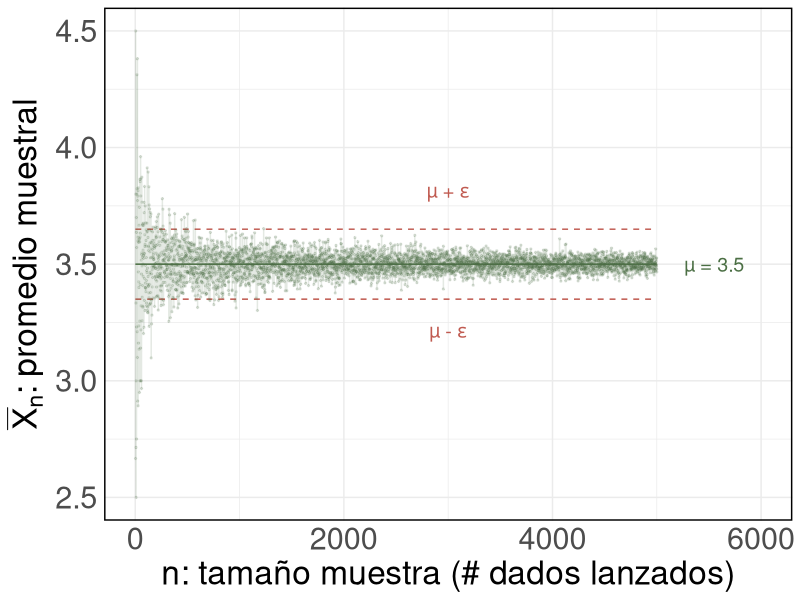
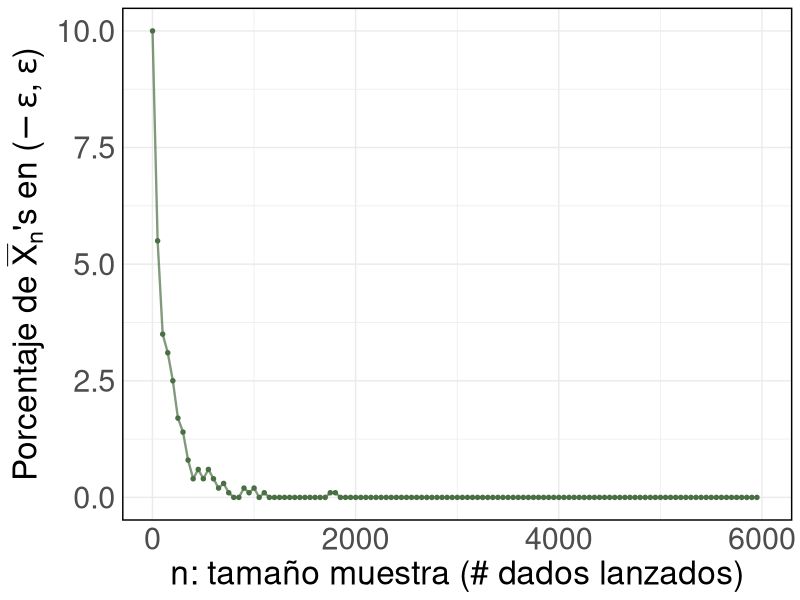
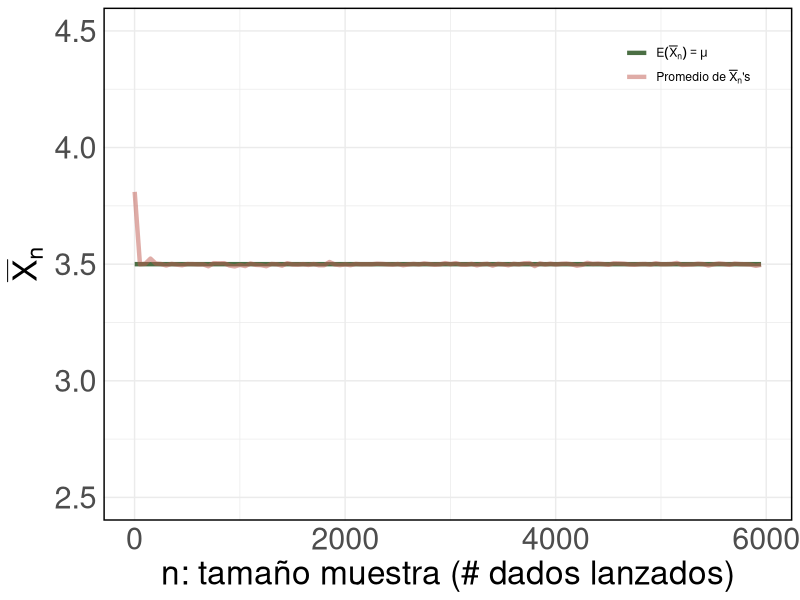
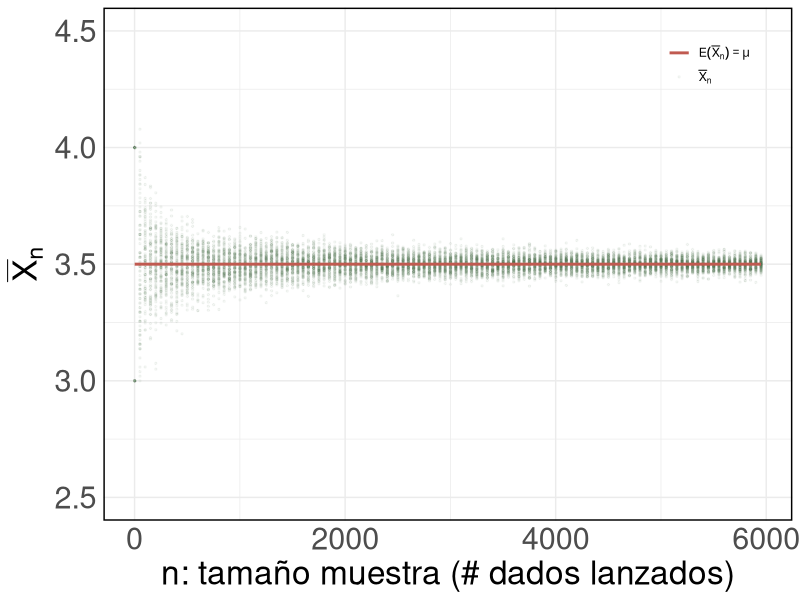
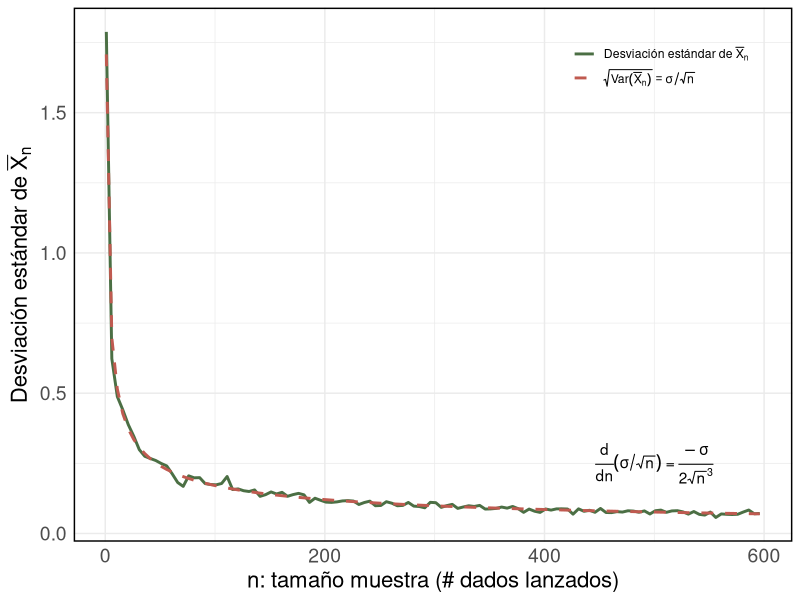
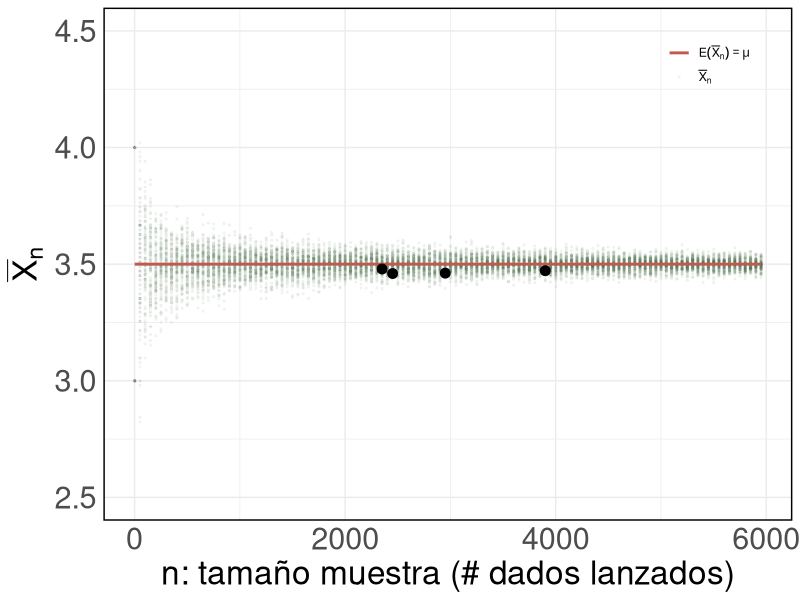

Reproduce these figures in R, in order.
## ---- chunk 1
# Load ggplot2 package for visualization
library(ggplot2)

# Initialize a vector to store the sample means
sample_means <- c()

# Initialize an empty dataframe for the plot
plot_data <- data.frame(x = integer(0), y = double(0))

# epsilon value for the lines
epsilon <- 0.15

# Plot configuration with ggplot2
p <- ggplot() +
  geom_line(data = plot_data, aes(x = x, y = y), color = "#4B6F44") +
  xlab("n: tamaño muestra (# dados lanzados)") +
  ylab(expression(paste(bar(X)[n], ": promedio muestral"))) + # Updated y-axis label
  ylim(2.5, 4.5) + 
  xlim(1, 6000) + 
  geom_segment(aes(x = 1, y = 3.5, xend = 5000, yend = 3.5), color = "#4B6F44") + 
  geom_segment(aes(x = 1, y = 3.5 + epsilon, xend = 5000, yend = 3.5 + epsilon), color = "#C05A50", linetype = "dashed") +
  geom_segment(aes(x = 1, y = 3.5 - epsilon, xend = 5000, yend = 3.5 - epsilon), color = "#C05A50", linetype = "dashed") +
  annotate("text", x = 5550, y = 3.5, label = "µ = 3.5", size = 5, color = "#4B6F44") +  # Added text for µ
  annotate("text", x = 3000, y = 3.5 + epsilon + 0.15, label = expression(paste("µ + ", epsilon)), size = 5, color = "#C05A50") +  # Added text for upper epsilon line
  annotate("text", x = 3000, y = 3.5 - epsilon - 0.15, label = expression(paste("µ - ", epsilon)), size = 5, color = "#C05A50") +  # Added text for lower epsilon line
  theme_minimal() +
  theme(
    axis.text.y = element_text(size = 22),
    axis.text.x = element_text(size = 22),
    axis.title.y = element_text(size = 24),
    axis.title.x = element_text(size = 24),
    panel.border = element_rect(color = "black", fill = NA, linewidth = 1)
  )

# Loop to simulate the Law of Large Numbers with dice rolling
for (n in 1:5000) {
  # Roll a die n times
  sample <- sample(1:6, size = n, replace = TRUE)
  
  # Calculate the sample mean
  sample_mean <- mean(sample)
  
  # Add the sample mean to the vector of sample means
  sample_means <- c(sample_means, sample_mean)
  
  # Add data to the dataframe for the plot
  plot_data <- rbind(plot_data, data.frame(x = n, y = sample_mean))
  
  # Update the plot
  if (n %% 5000 == 0) {
    print(p + geom_point(data = plot_data, aes(x = x, y = y), size = 0.5, color = "#4B6F44", alpha=0.15) +
            geom_line(data = plot_data, aes(x = x, y = y), size = 0.5, color = "#4B6F44", alpha=0.15)
    )
  }
  
  # Pause for 0.01 seconds between each iteration
  Sys.sleep(0.001)
}

## ---- chunk 2
# Load ggplot2 package for visualization
library(ggplot2)

# Initialize a dataframe for the plot
plot_data <- data.frame(sample_size = integer(0), mean_outside_epsilon = double(0))

# ε (epsilon) value for the range
epsilon <- 0.15

# True mean of rolling a 6-sided die
true_mean <- 3.5

# Sample sizes to consider (skipping 0 as it's not a meaningful sample size for this context)
sample_sizes <- seq(1, 6000, by = 50)

# Loop through different sample sizes
for (sample_size in sample_sizes) {
  
  # Counter for means outside the ε range
  count_outside_epsilon <- 0
  
  # Draw 1000 samples for each sample size
  for (i in 1:100) {
    
    # Roll a die "sample_size" times
    sample <- sample(1:6, size = sample_size, replace = TRUE)
    
    # Calculate the sample mean
    sample_mean <- mean(sample)
    
    # Check if the sample mean is outside the ε range
    if (abs(sample_mean - true_mean) > epsilon) {
      count_outside_epsilon <- count_outside_epsilon + 1
    }
  }
  
  # Calculate percentage of sample means outside ε range
  percentage_outside_epsilon <- (count_outside_epsilon / 1000) * 100
  
  # Add data to the dataframe for the plot
  plot_data <- rbind(plot_data, data.frame(sample_size = sample_size, mean_outside_epsilon = percentage_outside_epsilon))
  
}

# Plotting
ggplot(data = plot_data, aes(x = sample_size, y = mean_outside_epsilon)) +
  geom_line(color = "#4B6F44", size = 0.8, alpha=0.7) +
  geom_point(color = "#4B6F44", size = 1.2) +
  xlab("n: tamaño muestra (# dados lanzados)") +
  ylab(expression(paste("Porcentaje de ", bar(X)[n], "'s en (", -epsilon, ", ", epsilon, ")" ))) +
  theme_minimal() +
  xlim(1,6000) + 
  theme(
    axis.text.y = element_text(size = 22),
    axis.text.x = element_text(size = 22),
    axis.title.y = element_text(size = 24),
    axis.title.x = element_text(size = 24),
    panel.border = element_rect(color = "black", fill = NA, linewidth = 1)
  )

## ---- chunk 3

# Load ggplot2 package for visualization
library(ggplot2)

# Initialize a dataframe for the individual sample means and another for the averages
sample_means_data <- data.frame(sample_size = integer(0), sample_mean = double(0))
averages_data <- data.frame(sample_size = integer(0), avg_sample_mean = double(0))

# True mean of rolling a 6-sided die
true_mean <- 3.5

# Sample sizes to consider
sample_sizes <- seq(1, 6000, by = 50)

# Loop through different sample sizes
for (sample_size in sample_sizes) {
  
  sum_sample_means <- 0
  
  # Draw 1000 samples for each sample size
  for (i in 1:100) {
    
    # Roll a die "sample_size" times
    sample <- sample(1:6, size = sample_size, replace = TRUE)
    
    # Calculate the sample mean
    sample_mean <- mean(sample)
    sum_sample_means <- sum_sample_means + sample_mean
    
    # Add individual sample mean to the dataframe
    sample_means_data <- rbind(sample_means_data, data.frame(sample_size = sample_size, sample_mean = sample_mean))
  }
  
  # Calculate average of sample means for the current sample size
  avg_of_sample_means <- sum_sample_means / 100
  
  # Add average to the averages dataframe
  averages_data <- rbind(averages_data, data.frame(sample_size = sample_size, avg_sample_mean = avg_of_sample_means))
}

# Plotting
ggplot() +
  geom_line(data = averages_data, aes(x = sample_size, y = 3.5, color = "a"), size = 1.5) +   
  geom_line(data = averages_data, aes(x = sample_size, y = avg_sample_mean, color = "b"), size = 1.5, alpha=0.5) +
  scale_color_manual(
    values = c("a" = "#4B6F44", "b" = "#C05A50"), 
    labels = c(expression(E(bar(X)[n]) == mu), expression(paste("Promedio de ",bar(X)[n],"'s"))
  )) +
  xlab("n: tamaño muestra (# dados lanzados)") +
  ylab(expression(bar(X)[n])) + 
  ylim(2.5, 4.5) + 
  theme_minimal() +
  theme(
    axis.text.y = element_text(size = 22),
    axis.text.x = element_text(size = 22),
    axis.title.y = element_text(size = 24),
    axis.title.x = element_text(size = 24),
    panel.border = element_rect(color = "black", fill = NA, linewidth = 1),
    legend.position = c(0.95, 0.95),
    legend.justification = c("right", "top"),
    legend.background = element_blank(),
    legend.box.background = element_rect(color="transparent", fill = "transparent"),
    legend.box.margin = margin(0,0,0,0),
    legend.title = element_blank(),
    legend.key = element_blank() # Removes the border around the legend items
  )

## ---- chunk 4

# Load ggplot2 package for visualization
library(ggplot2)

# Initialize a dataframe for the individual sample means and another for the averages
sample_means_data <- data.frame(sample_size = integer(0), sample_mean = double(0))
averages_data <- data.frame(sample_size = integer(0), avg_sample_mean = double(0))

# True mean of rolling a 6-sided die
true_mean <- 3.5

# Sample sizes to consider
sample_sizes <- seq(1, 6000, by = 50)

# Loop through different sample sizes
for (sample_size in sample_sizes) {
  
  sum_sample_means <- 0
  
  # Draw 1000 samples for each sample size
  for (i in 1:100) {
    
    # Roll a die "sample_size" times
    sample <- sample(1:6, size = sample_size, replace = TRUE)
    
    # Calculate the sample mean
    sample_mean <- mean(sample)
    sum_sample_means <- sum_sample_means + sample_mean
    
    # Add individual sample mean to the dataframe
    sample_means_data <- rbind(sample_means_data, data.frame(sample_size = sample_size, sample_mean = sample_mean))
  }
  
  # Calculate average of sample means for the current sample size
  avg_of_sample_means <- sum_sample_means / 100
  
  # Add average to the averages dataframe
  averages_data <- rbind(averages_data, data.frame(sample_size = sample_size, avg_sample_mean = avg_of_sample_means))
}

# Plotting
ggplot() +
  geom_point(data = sample_means_data, aes(x = sample_size, y = sample_mean, color = "Individual Sample Mean"), size = 0.5, alpha=0.05) +
  geom_line(data = averages_data, aes(x = sample_size, y = 3.5, color = "Average of Sample Means"), size = 1) +
  scale_color_manual(
    values = c("Individual Sample Mean" = "#4B6F44", "Average of Sample Means" = "#C05A50"), 
    labels = c(expression(E(bar(X)[n]) == mu), expression(bar(X)[n]))
  ) +
  xlab("n: tamaño muestra (# dados lanzados)") +
  ylab(expression(bar(X)[n])) + 
  ylim(2.5, 4.5) + 
  theme_minimal() +
  theme(
    axis.text.y = element_text(size = 22),
    axis.text.x = element_text(size = 22),
    axis.title.y = element_text(size = 24),
    axis.title.x = element_text(size = 24),
    panel.border = element_rect(color = "black", fill = NA, linewidth = 1),
    legend.position = c(0.95, 0.95),
    legend.justification = c("right", "top"),
    legend.background = element_blank(),
    legend.box.background = element_rect(color="transparent", fill = "transparent"),
    legend.box.margin = margin(0,0,0,0),
    legend.title = element_blank(),
    legend.key = element_blank() # Removes the border around the legend items
  )
## ---- chunk 5

library(ggplot2)

# True variance of rolling a 6-sided die
variance <- 2.9166667

# Data frame for the standard deviations
sd_data <- data.frame(sample_size = integer(0), sample_sd = double(0), theoretical_sd = double(0))

# Sample sizes to consider
sample_sizes <- seq(1, 600, by = 5)

# Loop through different sample sizes
for (sample_size in sample_sizes) {
  
  sample_means <- numeric(100) # array to store the sample means for each sample
  
  # Draw 100 samples for each sample size
  for (i in 1:100) {
    
    # Roll a die "sample_size" times
    sample <- sample(1:6, size = sample_size, replace = TRUE)
    
    # Calculate the sample mean and store it
    sample_means[i] <- mean(sample)
  }
  
  # Calculate the standard deviation of the sample means
  sd_sample_means <- sd(sample_means)
  
  # Compute theoretical SD
  theoretical_sd <- sqrt(variance)/sqrt(sample_size)
  
  # Add to the data frame
  sd_data <- rbind(sd_data, data.frame(sample_size = sample_size, sample_sd = sd_sample_means, theoretical_sd = theoretical_sd))
}

# Plotting
ggplot(data = sd_data, aes(x = sample_size)) +
  geom_line(aes(y = sample_sd, color = "sample_sd"), size = 1) +
  geom_line(aes(y = theoretical_sd, color = "theoretical_sd"), linetype = "dashed", size = 1) +
  scale_color_manual(
    values = c("sample_sd" = "#4B6F44", "theoretical_sd" = "#C05A50"),
    labels = c(expression(Desviación~estándar~de~bar(X)[n]), expression(sqrt(Var(bar(X)[n])) == sigma/sqrt(n))
    )) +
  xlab("n: tamaño muestra (# dados lanzados)") +
  ylab(expression(Desviación~estándar~de~bar(X)[n])) + 
  theme_minimal() +
  theme(
    axis.text.y = element_text(size = 14),
    axis.text.x = element_text(size = 14),
    axis.title.y = element_text(size = 16),
    axis.title.x = element_text(size = 16),
    panel.border = element_rect(color = "black", fill = NA, linewidth = 1),
    legend.title = element_blank(),
    legend.position = c(0.95, 0.95),
    legend.justification = c("right", "top"),
    legend.background = element_blank()
  ) +
  annotate("text", x = 500, y = 0.25, label = expression(paste(frac("d", dn) * (sigma/sqrt(n)), " = ", frac(-sigma, 2 * sqrt(n)^3))), parse = TRUE)

## ---- chunk 6

library(ggplot2)

# Initialize a dataframe for the individual sample means and another for the averages
sample_means_data <- data.frame(sample_size = integer(0), sample_mean = double(0))
averages_data <- data.frame(sample_size = integer(0), avg_sample_mean = double(0))

# True mean of rolling a 6-sided die
true_mean <- 3.5

# Sample sizes to consider
sample_sizes <- seq(1, 6000, by = 50)

# Loop through different sample sizes
for (sample_size in sample_sizes) {
  
  sum_sample_means <- 0
  
  # Draw 1000 samples for each sample size
  n_sims=100
  for (i in 1:n_sims) {
    
    # Roll a die "sample_size" times
    sample <- sample(1:6, size = sample_size, replace = TRUE)
    
    # Calculate the sample mean
    sample_mean <- mean(sample)
    sum_sample_means <- sum_sample_means + sample_mean
    
    # Add individual sample mean to the dataframe
    sample_means_data <- rbind(sample_means_data, data.frame(sample_size = sample_size, sample_mean = sample_mean))
  }
  
  # Calculate average of sample means for the current sample size
  avg_of_sample_means <- sum_sample_means / n_sims
  
  # Add average to the averages dataframe
  averages_data <- rbind(averages_data, data.frame(sample_size = sample_size, avg_sample_mean = avg_of_sample_means))
}

# Select one data point that is farther from the true mean
far_from_mean <- sample_means_data[abs(sample_means_data$sample_mean - true_mean) > 0.4, ]
selected_far <- sample(1:nrow(far_from_mean), 1)

# Select 4 more random points excluding the one chosen above
remaining_rows <- setdiff(1:nrow(sample_means_data), as.numeric(rownames(far_from_mean)[selected_far]))
selected_remaining <- sample(remaining_rows, 4)

selected_rows <- c(as.numeric(rownames(far_from_mean)[selected_far]), selected_remaining)

# Plotting
ggplot() +
  geom_point(data = sample_means_data, aes(x = sample_size, y = sample_mean, color = "Individual Sample Mean"), size = 0.5, alpha=0.05) +
  geom_line(data = averages_data, aes(x = sample_size, y = 3.5, color = "Average of Sample Means"), size = 1) +
  geom_point(data = sample_means_data[selected_rows,], aes(x = sample_size, y = sample_mean), color = "black", size = 3) + 
  scale_color_manual(
    values = c("Individual Sample Mean" = "#4B6F44", "Average of Sample Means" = "#C05A50"), 
    labels = c(expression(E(bar(X)[n]) == mu), expression(bar(X)[n]))
  ) +
  xlab("n: tamaño muestra (# dados lanzados)") +
  ylab(expression(bar(X)[n])) + 
  ylim(2.5, 4.5) + 
  theme_minimal() +
  theme(
    axis.text.y = element_text(size = 22),
    axis.text.x = element_text(size = 22),
    axis.title.y = element_text(size = 24),
    axis.title.x = element_text(size = 24),
    panel.border = element_rect(color = "black", fill = NA, linewidth = 1),
    legend.position = c(0.95, 0.95),
    legend.justification = c("right", "top"),
    legend.background = element_blank(),
    legend.box.background = element_rect(color="transparent", fill = "transparent"),
    legend.box.margin = margin(0,0,0,0),
    legend.title = element_blank(),
    legend.key = element_blank() # Removes the border around the legend items
  )
